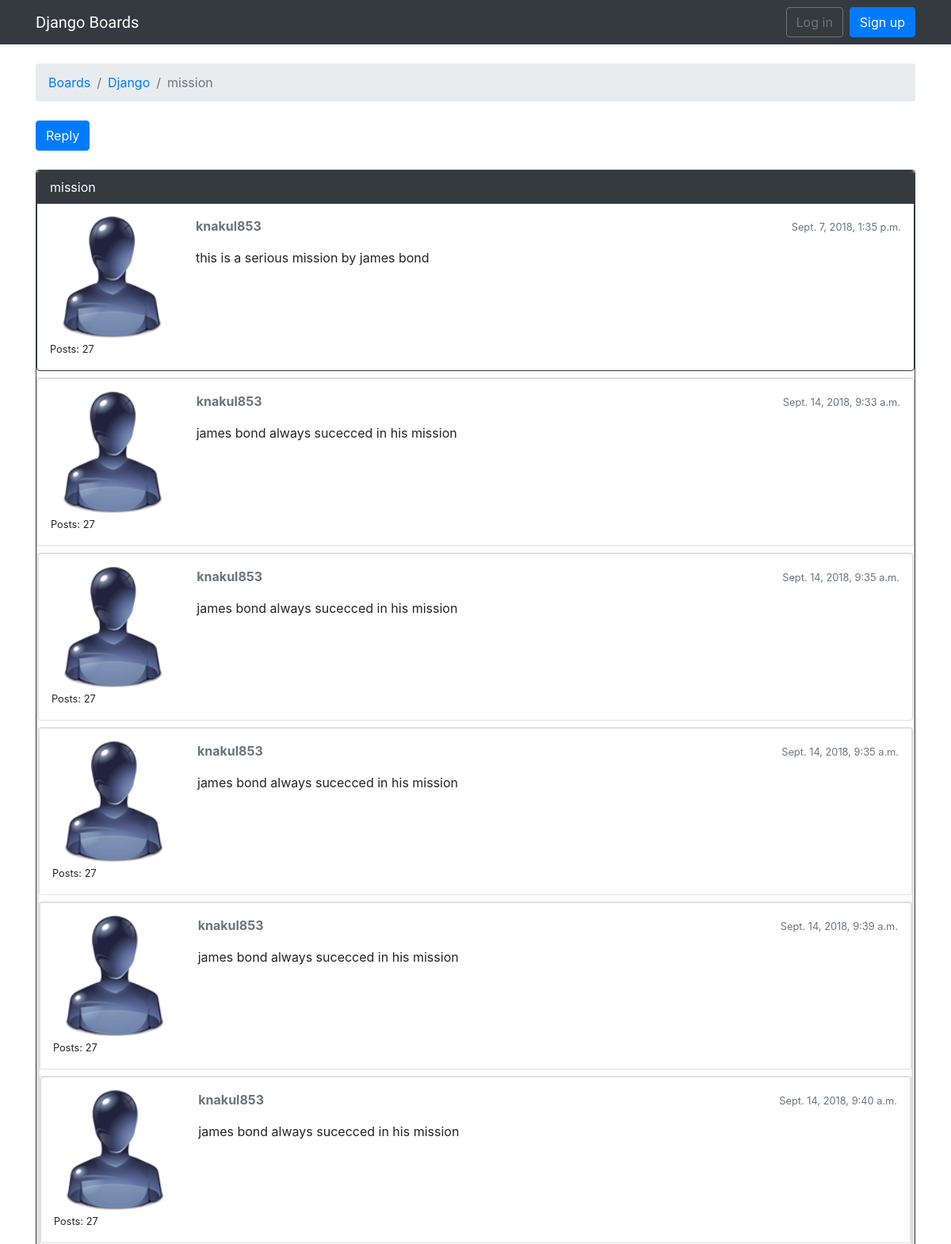
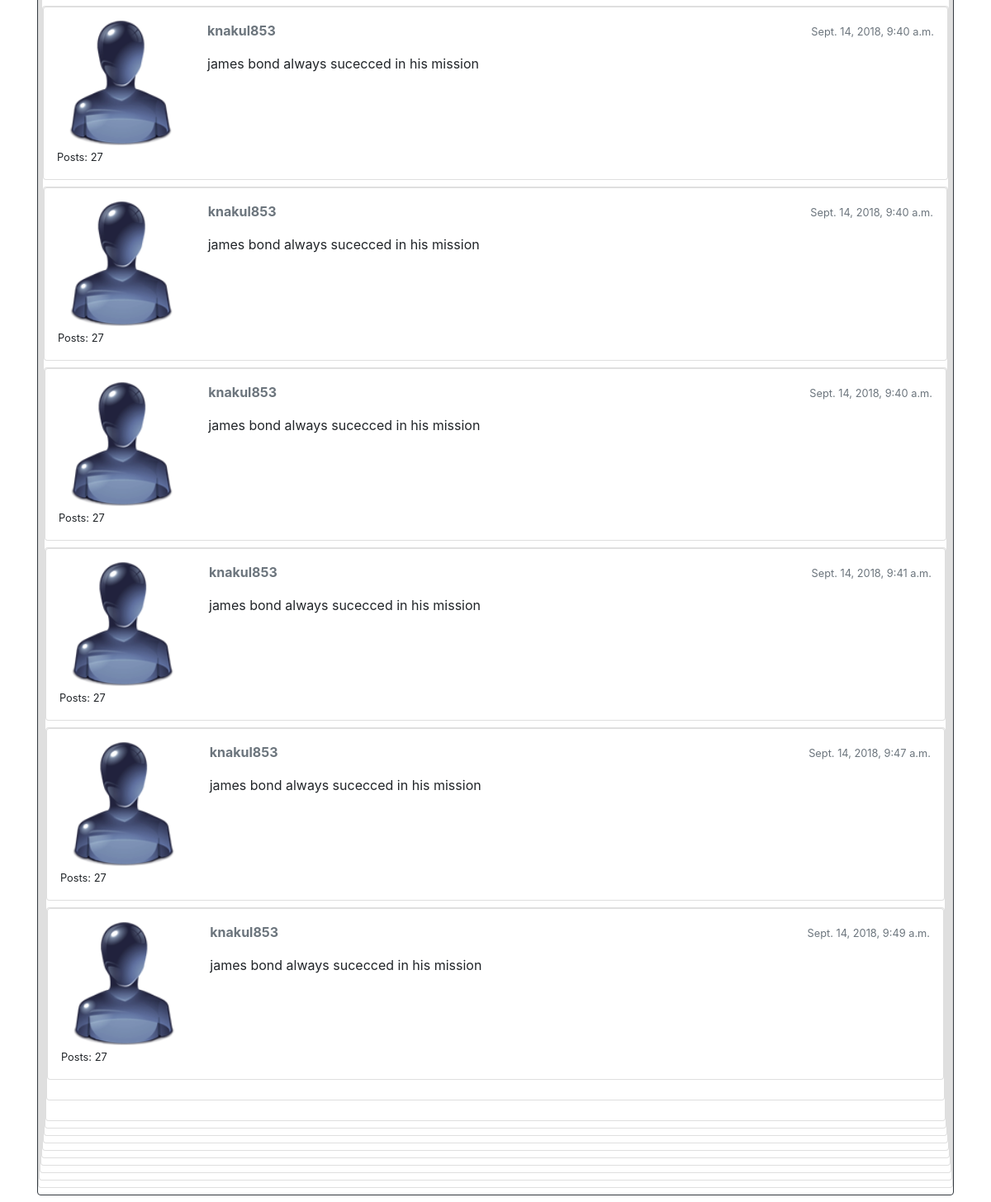
/boards/1/topics/3/, run on the app's committed database (2 pictures, top to bottom).
### boards/models.py (models this page shows, shortened)
class Topic(models.Model):
    subject = models.CharField(max_length=255)
    last_updated = models.DateTimeField(auto_now_add=True)
    board = models.ForeignKey(Board,on_delete=models.CASCADE,related_name='topics')
    starter = models.ForeignKey(User,on_delete=models.CASCADE, related_name='topics')
    views = models.PositiveIntegerField(default=0)

class Board(models.Model):
    name = models.CharField(max_length=30, unique=True)
    description = models.CharField(max_length=100)

class Post(models.Model):
    message = models.TextField(max_length=4000)
    topic = models.ForeignKey(Topic,on_delete=models.CASCADE, related_name='posts')
    created_at = models.DateTimeField(auto_now_add=True)
    updated_at = models.DateTimeField(null=True)
    created_by = models.ForeignKey(User,on_delete=models.CASCADE, related_name='posts')
    updated_by = models.ForeignKey(User, on_delete=models.CASCADE,null=True, related_name='+')

### boards/views.py (the view)
# urls.py: path('boards/<int:pk>/topics/<int:topic_pk>/',views.PostListView.as_view(), name='topic_posts'),
class PostListView(ListView):
    model = Post
    context_object_name = 'posts'
    template_name = 'topic_posts.html'
    paginate_by = 20
    def get_context_data(self, **kwargs):
        session_key = 'viewed_topic_{}'.format(self.topic.pk)
        if not self.request.session.get(session_key,False):
            self.topic.views += 1
            self.topic.save()
            self.request.session[session_key] = True
        kwargs['topic'] = self.topic
        return super().get_context_data(**kwargs)
    def get_queryset(self):
        self.topic = get_object_or_404(Topic, board__pk=self.kwargs.get('pk'), pk=self.kwargs.get('topic_pk'))
        queryset = self.topic.posts.order_by('created_at')
        return queryset

### boards/templates/topic_posts.html (shortened to what this page needs)
{% extends 'base.html' %}
{% load static %}
{% block breadcrumb %}
  <li class="breadcrumb-item"><a href="{% url 'home' %}">Boards</a></li>
  <li class="breadcrumb-item"><a href="{% url 'board_topics' topic.board.pk %}">{{ topic.board.name }}</a></li>
  <li class="breadcrumb-item active">{{ topic.subject }}</li>
{% endblock %}
{% block content %}
  <div class="mb-4">
    <a href="{% url 'reply_topic' topic.board.pk topic.pk %}" class="btn btn-primary" role="button">Reply</a>
  </div>
  {% for post in posts %}
 <div id="{{ post.pk }}" class="card {% if forloop.last %}mb-4{% else %}mb-2{% endif %} {% if forloop.first %}border-dark{% endif %}">
    <div class="card {% if forloop.last %}mb-4{% else %}mb-2{% endif %} {% if forloop.first %}border-dark{% endif %}">
      {% if forloop.first %}
        <div class="card-header text-white bg-dark py-2 px-3">{{ topic.subject }}</div>
      {% endif %}
      <div class="card-body p-3">
        <div class="row">
          <div class="col-2">
            <img src="{% static 'img/user.png' %}" alt="{{ post.created_by.username }}" class="w-100">
            <small>Posts: {{ post.created_by.posts.count }}</small>
          </div>
          <div class="col-10">
            <div class="row mb-3">
              <div class="col-6">
                <strong class="text-muted">{{ post.created_by.username }}</strong>
              </div>
              <div class="col-6 text-right">
                <small class="text-muted">{{ post.created_at }}</small>
              </div>
            </div>
            {{ post.message }}
          </div>
        </div>
      </div>
    </div>
  {% endfor %}
{% endblock %}

### data on the page
Topic: board.name "Django", subject "mission"
Post: created_by.posts.count "27", created_by.username "knakul853", created_at "Sept. 7, 2018, 1:35 p.m.", message "this is a serious mission by james bond"
Post: created_by.posts.count "27", created_by.username "knakul853", created_at "Sept. 14, 2018, 9:33 a.m.", message "james bond always sucecced in his mission"
Post: created_by.posts.count "27", created_by.username "knakul853", created_at "Sept. 14, 2018, 9:35 a.m.", message "james bond always sucecced in his mission"
Post: created_by.posts.count "27", created_by.username "knakul853", created_at "Sept. 14, 2018, 9:35 a.m.", message "james bond always sucecced in his mission"
Post: created_by.posts.count "27", created_by.username "knakul853", created_at "Sept. 14, 2018, 9:39 a.m.", message "james bond always sucecced in his mission"
Post: created_by.posts.count "27", created_by.username "knakul853", created_at "Sept. 14, 2018, 9:40 a.m.", message "james bond always sucecced in his mission"
Post: created_by.posts.count "27", created_by.username "knakul853", created_at "Sept. 14, 2018, 9:40 a.m.", message "james bond always sucecced in his mission"
Post: created_by.posts.count "27", created_by.username "knakul853", created_at "Sept. 14, 2018, 9:40 a.m.", message "james bond always sucecced in his mission"
Post: created_by.posts.count "27", created_by.username "knakul853", created_at "Sept. 14, 2018, 9:40 a.m.", message "james bond always sucecced in his mission"
Post: created_by.posts.count "27", created_by.username "knakul853", created_at "Sept. 14, 2018, 9:41 a.m.", message "james bond always sucecced in his mission"
Post: created_by.posts.count "27", created_by.username "knakul853", created_at "Sept. 14, 2018, 9:47 a.m.", message "james bond always sucecced in his mission"
Post: created_by.posts.count "27", created_by.username "knakul853", created_at "Sept. 14, 2018, 9:49 a.m.", message "james bond always sucecced in his mission"
